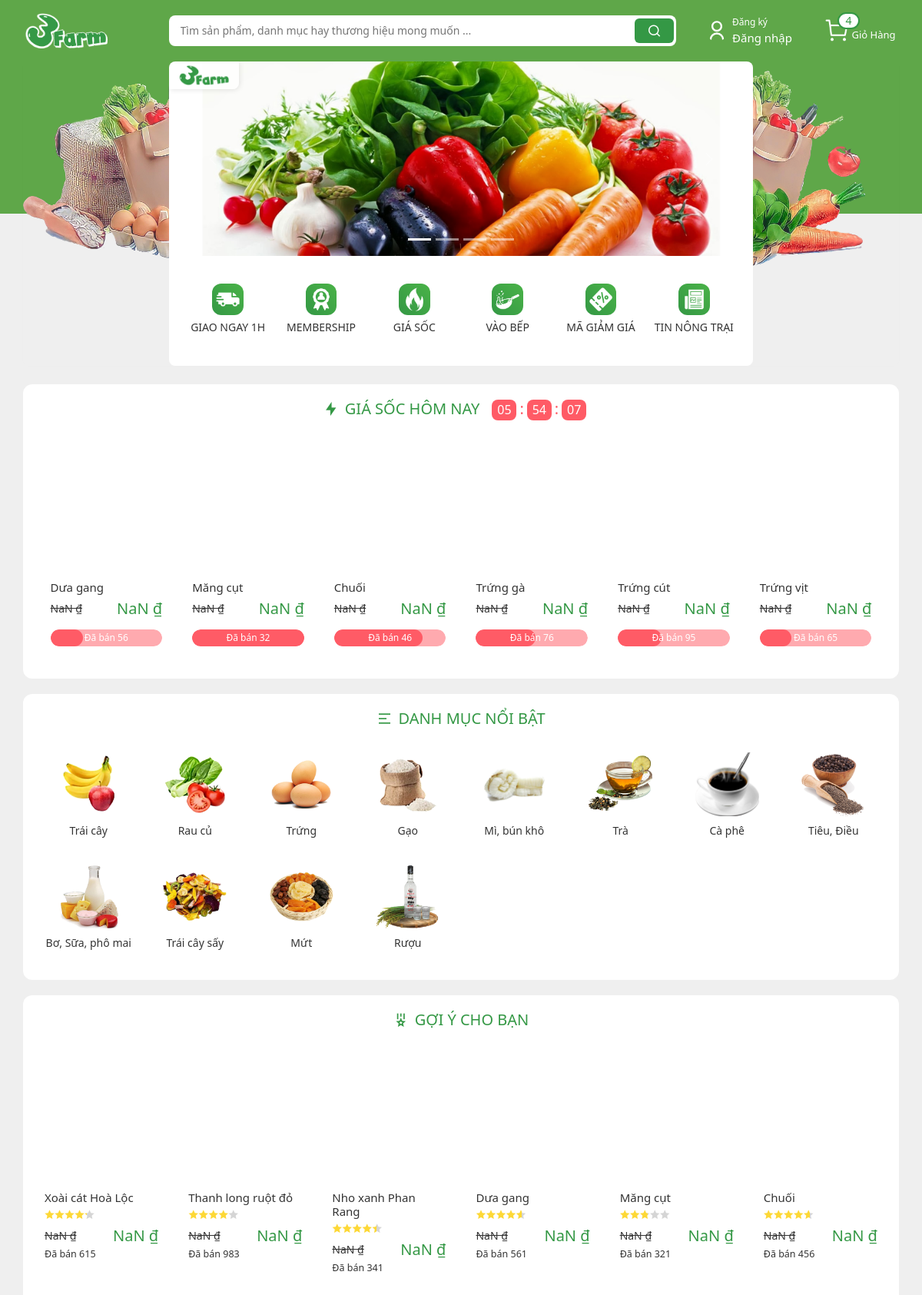
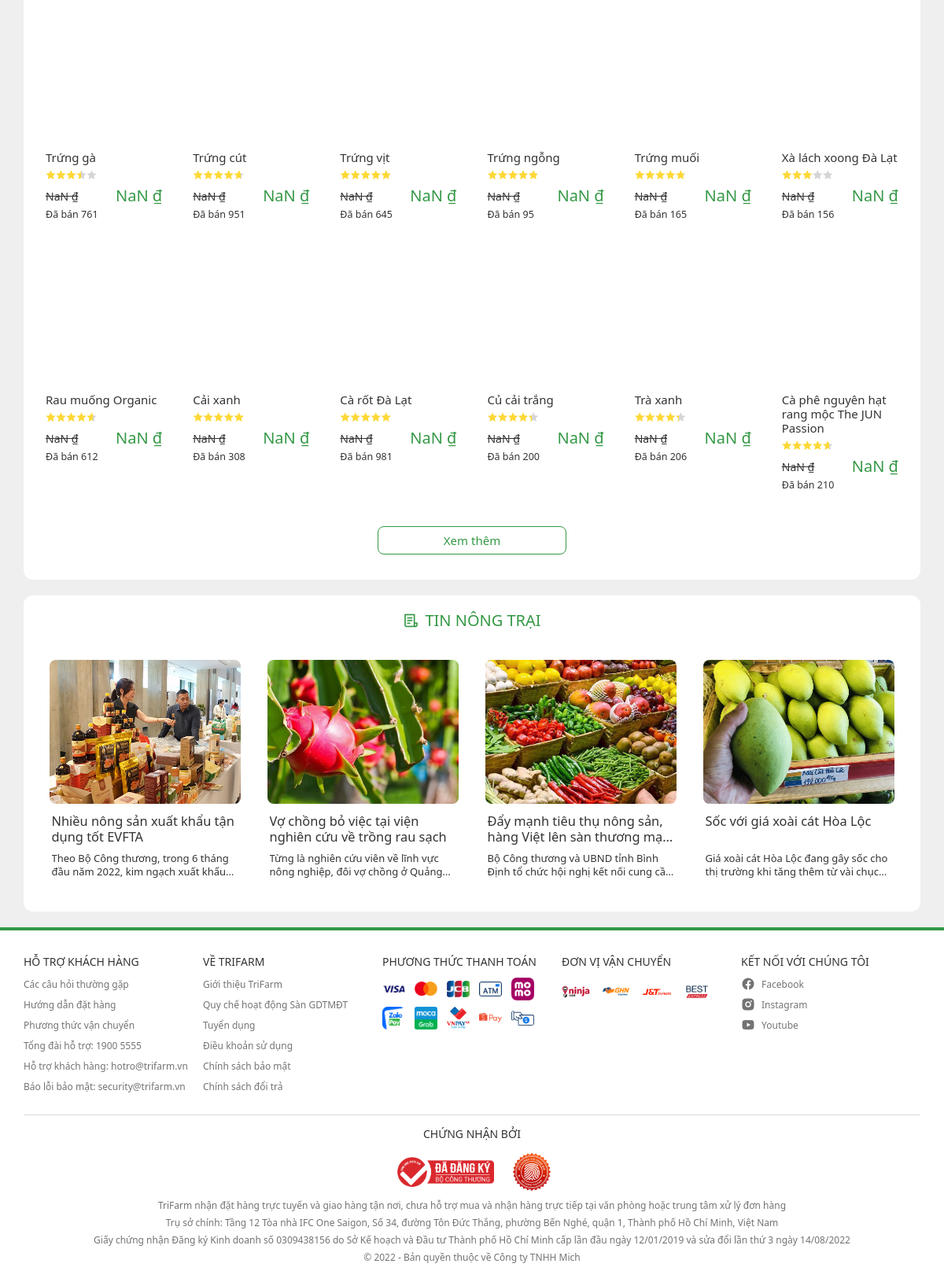
The page / on the database its author committed (2 pictures, top to bottom).
### tables this page shows
CREATE TABLE IF NOT EXISTS `tb_product` (
  `id` int(11) NOT NULL AUTO_INCREMENT,
  `name` varchar(100) NOT NULL,
  `desc` text NOT NULL,
  `img` text NOT NULL,
  `price` int(11) NOT NULL,
  `location` varchar(64) NOT NULL,
  `star` int(2) NOT NULL,
  `review` int(6) NOT NULL,
  `sold` int(6) NOT NULL,
  `unit` varchar(256) NOT NULL,
  `old_price` int(11) NOT NULL,
  `id_category` int(11) NOT NULL,
  PRIMARY KEY (`id`),
  UNIQUE KEY `name` (`name`)
);

CREATE TABLE IF NOT EXISTS `tb_category` (
  `id` int(11) NOT NULL AUTO_INCREMENT,
  `name` varchar(128) NOT NULL,
  `img` varchar(128) NOT NULL,
  PRIMARY KEY (`id`),
  UNIQUE KEY `name` (`name`)
);

### views/main/main.php (called while the page is built)
<?php
require_once $info[0] . "/index.php";

### index.php (called while the page is built, shortened)
<?php
$controller = new Controller();
$controller->invoke();

### modules/db_module.php (called while the page is built, shortened)
<?php
function executeQuery($q) {
	$link = NULL;
	connect($link);
	$result = mysqli_query($link, $q);
	return $result;
}

### models/_modelProduct.php (called while the page is built, shortened)
<?php
require_once "modules/db_module.php";
require_once "models/product.php";
class ModelProduct
{
    private function queryProduct($query)
    {
        $result = executeQuery($query);
        $data = [];
        while ($rows = mysqli_fetch_assoc($result)) {
            $product = new Product(
                $rows["id"],
                $rows["name"],
                $rows["img"],
                $rows["desc"],
                $rows["price"],
                $rows["old_price"],
                $rows["location"],
                $rows["star"],
                $rows["review"],
                $rows["sold"],
                $rows["unit"],
                $rows["id_category"]
            );
            array_push($data, $product);
        }
        return $data;
    }
    public function getProductListLimit($num, $page)
    {
        return $this->queryProduct("SELECT * FROM tb_product limit " . $page . ", " . $num);
    }
}

### models/product.php (called while the page is built, shortened)
<?php
class Product
{
    private $id;
    private $name;
    private $img;
    private $star;
    private $sold;
    public function getId()
    {
        return $this->id;
    }
    public function getName()
    {
        return $this->name;
    }
    public function getImg()
    {
        return $this->img;
    }
    public function getStar()
    {
        return $this->star;
    }
    public function getSold()
    {
        return $this->sold;
    }
    public function __construct($id, $name, $img, $desc, $price, $old_price, $location, $star, $review, $sold, $unit, $id_category)
    {
        $this->id = $id;
        $this->name = $name;
        $this->img = $img;
        $this->star = $star;
        $this->sold = $sold;
    }
}

### models/_modelCategory.php (called while the page is built, shortened)
<?php
require_once "models/category.php";
require_once "modules/db_module.php";
class ModelCategory
{
    public function getCategoryList()
    {
        $result = executeQuery("SELECT * FROM tb_category");
        $data = array();
        while ($rows = mysqli_fetch_assoc($result)) {
            $category = new Category($rows["id"], $rows["name"], $rows["img"]);
            array_push($data, $category);
        }
        return $data;
    }
}

### models/category.php (called while the page is built, shortened)
<?php
class Category
{
    private $name;
    public function getName()
    {
        return $this->name;
    }
    public function getImg()
    {
        return $this->img;
    }
    public function __construct($id, $name, $img)
    {
        $this->name = $name;
        $this->img = $img;
    }
}

### views/main/home/recommend.php (the view)
<div class="content__container container">
    <h3 class="content__header">
        <i class="content__header-icon ri-medal-2-line"></i>
        <span>Gợi ý cho bạn</span>
    </h3>
    <div class="row">
        <?php
        foreach ($recommends as $product) {
            echo "
        <div class='col-12 col-sm-6 col-md-4 col-lg-3 col-xl-2'>
            <a href='" . $index . "/detail/product/id=" . $product->getId() . "' class='card'>
                <div style='background: center / contain no-repeat url(" . $product->getImg() . ");' class='card-img-top'></div>
                <div class='card-body'>
                    <h5 class='product__name'>" . $product->getName() . "</h5>
                    <div class='product__rating'>";
            $storeStar = $product->getStar() * 10;
            for ($i = 0; $i < 5; $i++) {
                if ($storeStar >= 100) {
                    echo "<i class='product__rating-yellow ri-star-fill'></i>";
                    $storeStar -= 100;
                } else {
                    echo "<i class='product__rating-yellow ri-star-fill' style='--star-percent: " . $storeStar . "%;'></i>";
                    $storeStar = 0;
                }
            };
            echo "</div>
                    <div class='product__price'>
                        <p class='product__price-old'>" . $product->getOldPrice() . "</p>
                        <p class='product__price-new'>" . $product->getPrice() . "</p>
                    </div>
                    <p class='product__sold'>Đã bán " . $product->getSold() . "</p>
                </div>
            </a>
        </div>";
        }
        ?>
    </div>
    <a href="#" class="content__container-see-more">Xem thêm</a>
</div>

### views/main/home/hotsale.php (shortened to what this page needs)
<div class="content__container container">
    <h3 class="content__header">
        <i class="content__header-icon ri-flashlight-fill"></i>
        Giá sốc hôm nay
        <div class="flashsale__time">
            <span class="flashsale__hours">16</span>
            :
            <span class="flashsale__mins">16</span>
            :
            <span class="flashsale__secs">16</span>
        </div>
    </h3>
    <div class="content__item-list row">
        <?php
        foreach ($hotsale as $product) {
            $sale = rand(10, 100);
            echo "
            <div class='col-12 col-sm-6 col-md-4 col-lg-3 col-xl-2'>
                <a href='" . $index . "/detail/product/id=" . $product->getId() . "' class='card__flashsale card'>
                    <div style='background: center / contain no-repeat url(" . $product->getImg() . ");' class='card-img-top'></div>
                    <div class='card-body'>
                        <h5 class='product__name'>" . $product->getName() . "</h5>
                        <div class='product__price'>
                            <p class='product__price-old'>" . $product->getOldPrice() . "</p>
                            <p class='product__price-new'>" . $product->getPrice() . "</p>
                        </div>
                        <div class='product__sold' style='--percent: " . $sale . "%'>
                            <p class='product__sold--text'>Đã bán " . round($product->getSold() / 10) . "</p>
                        </div>
                    </div>
                </a>
            </div>";
        }
        ?>
    </div>
</div>

### views/main/home/category.php
<div class="content__container container">
    <h3 class="content__header">
        <i class="content__header-icon ri-menu-2-fill"></i>
        <span>Danh mục nổi bật</span>
    </h3>
    <div class="row g-0">
        <?php
        foreach ($categories as $category) {
            echo "
                <a href='#' class='category__item col-xl-1-5 col-md-2 col-4'>
                    <img src='" . $index . "/assets/img/category-img/" . $category->getImg() . "' class='category__img'>
                    <p class='category__text'>" . $category->getName() . "</p>
                </a>";
        }
        ?>
    </div>
</div>

### rows shown on the page
tb_product: name "Dưa gang", $sale 29 (drawn), $product->getSold()/10 "56", $storeStar 60 (drawn), sold "561"
tb_product: name "Măng cụt", $sale 100 (drawn), $product->getSold()/10 "32", $storeStar 80 (drawn), $storeStar 0 (drawn), sold "321"
tb_product: name "Chuối", $sale 79 (drawn), $product->getSold()/10 "46", $storeStar 60 (drawn), sold "456"
tb_product: name "Trứng gà", $sale 53 (drawn), $product->getSold()/10 "76", $storeStar 50 (drawn), $storeStar 0 (drawn), sold "761"
tb_product: name "Trứng cút", $sale 39 (drawn), $product->getSold()/10 "95", $storeStar 70 (drawn), sold "951"
tb_product: name "Trứng vịt", $sale 28 (drawn), $product->getSold()/10 "65", $storeStar 90 (drawn), sold "645"
tb_category: img (picture), name "Trái cây"
tb_category: img (picture), name "Rau củ"
tb_category: img (picture), name "Trứng"
tb_category: img (picture), name "Gạo"
tb_category: img (picture), name "Mì, bún khô"
tb_category: img (picture), name "Trà"
tb_category: img (picture), name "Cà phê"
tb_category: img (picture), name "Tiêu, Điều"
tb_category: img (picture), name "Bơ, Sữa, phô mai"
tb_category: img (picture), name "Trái cây sấy"
tb_category: img (picture), name "Mứt"
tb_category: img (picture), name "Rượu"
tb_product: name "Xoài cát Hoà Lộc", $storeStar 20 (drawn), sold "615"
tb_product: name "Thanh long ruột đỏ", $storeStar 10 (drawn), sold "983"
tb_product: name "Nho xanh Phan Rang", $storeStar 50 (drawn), sold "341"
tb_product: name "Trứng ngỗng", $storeStar 90 (drawn), sold "95"
tb_product: name "Trứng muối", $storeStar 80 (drawn), sold "165"
tb_product: name "Xà lách xoong Đà Lạt", $storeStar 10 (drawn), $storeStar 0 (drawn), sold "156"
tb_product: name "Rau muống Organic", $storeStar 60 (drawn), sold "612"
tb_product: name "Cải xanh", sold "308"
tb_product: name "Cà rốt Đà Lạt", sold "981"
tb_product: name "Củ cải trắng", $storeStar 40 (drawn), sold "200"
tb_product: name "Trà xanh", $storeStar 30 (drawn), sold "206"
tb_product: name "Cà phê nguyên hạt rang mộc The JUN Passion", $storeStar 60 (drawn), sold "210"
